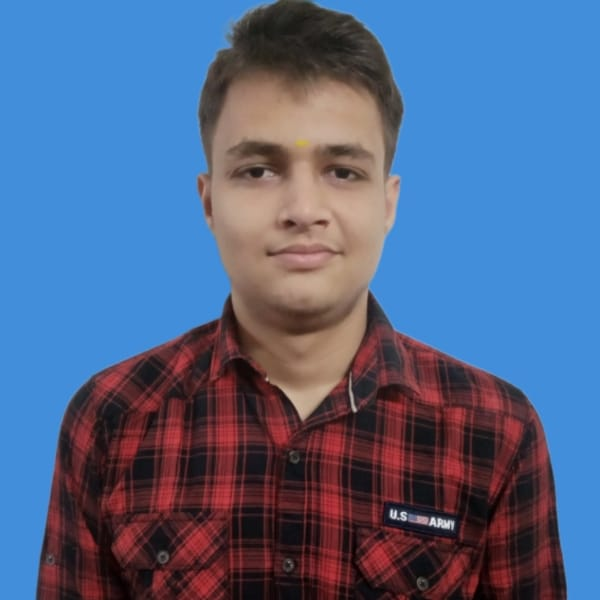
#> input picture data/train/real/real_000000.jpg, 600 x 600 px
$ python -i texture.py   (imports and definitions only)
#> lines starting #> are read from the running program, lines starting #| are printed output that depends on the picture
#> further down, picture is the input picture: PIL image 600x600 RGB; mean R, G, B 81.8, 101.1, 136.9
"""
TrueLens AI - Texture & Noise Pattern Analysis
Detects AI-generated images by analyzing noise distribution, texture smoothness,
color statistics, and edge coherence.

AI-generated images (especially from diffusion models like Gemini, DALL-E,
Stable Diffusion) have specific statistical fingerprints:
- Unnaturally smooth noise patterns
- Different color channel correlations
- Unusual edge coherence (too perfect or too noisy)
- Abnormal local variance distributions
"""

import numpy as np
from PIL import Image, ImageFilter
import io
import base64


class TextureAnalyzer:
    """
    Analyzes image texture and noise patterns to detect AI generation.

    AI-generated images differ from real photographs in several ways:
    1. Noise patterns: Real cameras produce sensor noise; AI images lack this
    2. Texture smoothness: AI images often have unnatural micro-texture
    3. Color statistics: AI images have different channel correlations
    4. Edge coherence: AI edges can be too smooth or show artifacts
    5. Local variance: Real images have natural variance distributions
    """

    def __init__(self):
        self.analysis_size = 512  # Higher res for texture analysis

    def analyze(self, image: Image.Image) -> dict:
        """
        Perform comprehensive texture and noise analysis.

        Args:
            image: PIL Image in RGB mode

        Returns:
            Dictionary with texture analysis results
        """
        if image.mode != 'RGB':
            image = image.convert('RGB')

        # Resize for consistent analysis
        img_resized = image.resize(
            (self.analysis_size, self.analysis_size),
            Image.LANCZOS
        )
        img_array = np.array(img_resized).astype(np.float64)

        # 1. Noise pattern analysis
        noise_result = self._analyze_noise_patterns(img_array)

        # 2. Texture smoothness
        smoothness_result = self._analyze_smoothness(img_array, img_resized)

        # 3. Color statistics
        color_result = self._analyze_color_statistics(img_array)

        # 4. Edge coherence
        edge_result = self._analyze_edge_coherence(img_resized)

        # 5. Local variance analysis
        variance_result = self._analyze_local_variance(img_array)

        # 6. Saturation analysis
        saturation_result = self._analyze_saturation(img_array)

        # Compute overall texture score
        texture_score = self._compute_texture_score(
            noise_result, smoothness_result, color_result,
            edge_result, variance_result, saturation_result
        )

        # Generate noise visualization
        noise_vis_b64 = self._generate_noise_visualization(img_array)

        # Analysis text
        analysis_text = self._generate_analysis_text(
            texture_score, noise_result, smoothness_result,
            color_result, saturation_result
        )

        return {
            "texture_score": round(texture_score, 4),
            "noise_level": round(noise_result["noise_level"], 4),
            "noise_uniformity": round(noise_result["noise_uniformity"], 4),
            "smoothness_index": round(smoothness_result["smoothness_index"], 4),
            "color_correlation": round(color_result["channel_correlation"], 4),
            "edge_coherence": round(edge_result["coherence_score"], 4),
            "variance_kurtosis": round(variance_result["kurtosis"], 4),
            "saturation_score": round(saturation_result["saturation_ai_score"], 4),
            "noise_image_b64": noise_vis_b64,
            "analysis_text": analysis_text
        }

    def _analyze_noise_patterns(self, img_array):
        """
        Analyze noise patterns in the image.
        Real camera images have characteristic sensor noise;
        AI images have unnaturally smooth or synthetic noise.
        """
        # Extract noise by subtracting the smoothed version
        # Use a simple 5x5 median-like approach via convolution
        from scipy.ndimage import uniform_filter, median_filter

        gray = 0.299 * img_array[:,:,0] + 0.587 * img_array[:,:,1] + 0.114 * img_array[:,:,2]
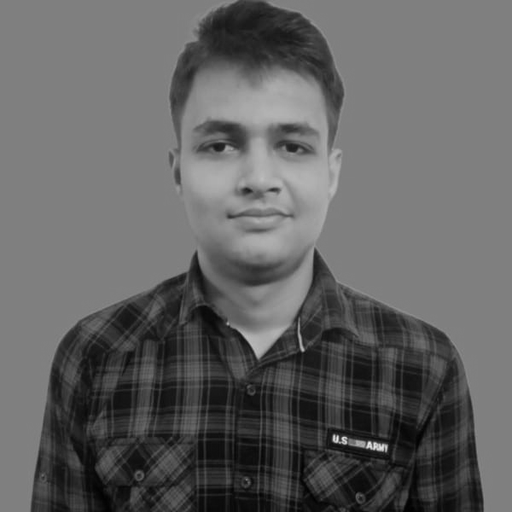
#> gray: shape (512, 512) float64; min 0.299, max 238.8, mean 99.4

        # Extract noise residual
        smoothed = uniform_filter(gray, size=5)
        noise = gray - smoothed
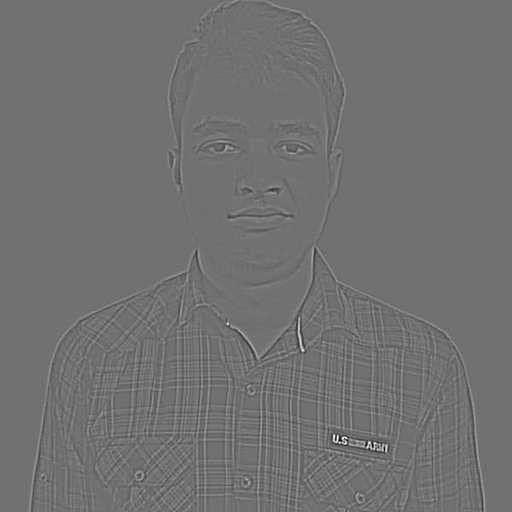
#> noise: shape (512, 512) float64; min -71.26, max 88.97, mean 0; drawn with min black and max white

        # Noise statistics
        noise_level = float(np.std(noise))
#> noise_level = 4.61
        noise_mean = float(np.mean(np.abs(noise)))
#> noise_mean = 2.21

        # Noise uniformity - divide image into blocks and check noise consistency
        h, w = noise.shape
        block_size = 32
        block_stds = []

        for y in range(0, h - block_size, block_size):
            for x in range(0, w - block_size, block_size):
                block = noise[y:y+block_size, x:x+block_size]
                block_stds.append(float(np.std(block)))
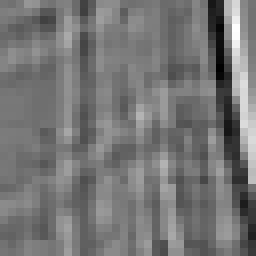
#> block: shape (32, 32) float64 (shown 8 times larger); min -28.08, max 31.84, mean -0.4; drawn with min black and max white
#> after the loop, block_stds = 225 values, max 18.5 at index 205, min 0 at index 0, mean 3.24

        if block_stds:
            noise_uniformity = 1.0 - min(1.0, float(np.std(block_stds)) / (float(np.mean(block_stds)) + 1e-8))
#> noise_uniformity = 0
        else:
            noise_uniformity = 0.5

        # Check for noise-free regions (AI images often have very clean areas)
        clean_blocks = sum(1 for s in block_stds if s < 1.0)
#> clean_blocks = 93
        clean_ratio = clean_blocks / (len(block_stds) + 1e-8)
#> clean_ratio = 0.413

        # Noise histogram entropy
        noise_clipped = np.clip(noise, -30, 30)
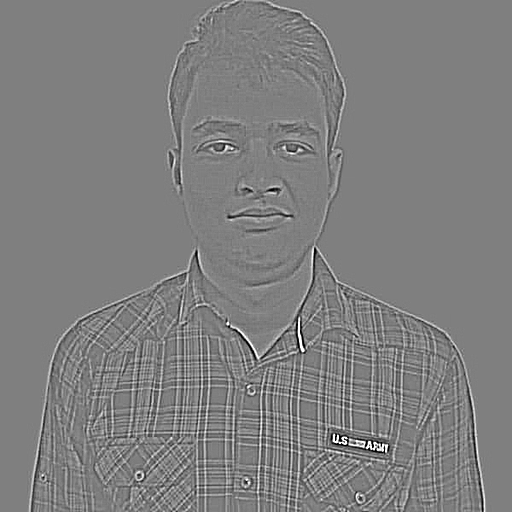
#> noise_clipped: shape (512, 512) float64; min -30, max 30, mean 0; drawn with min black and max white
        hist, _ = np.histogram(noise_clipped, bins=64)
#> hist = 64 values, max 117797 at index 31, min 19 at index 2, mean 4096
        hist = hist / (hist.sum() + 1e-8)
#> hist = 64 values, max 0.449 at index 31, min 7.25e-05 at index 2, mean 0.0156
        entropy = -np.sum(hist[hist > 0] * np.log2(hist[hist > 0]))
#> entropy = 3.31
#> in analyze, `noise_result = self._analyze_noise_patterns(img_array)`: noise_result = 6 items

        return {
            "noise_level": noise_level,
            "noise_mean": noise_mean,
            "noise_uniformity": noise_uniformity,
            "clean_ratio": clean_ratio,
            "noise_entropy": float(entropy),
            "noise_residual": noise
        }

    def _analyze_smoothness(self, img_array, img_pil):
        """
        Analyze texture smoothness.
        AI images tend to be unnaturally smooth in certain regions
        or have a specific kind of synthetic texture.
        """
        gray = 0.299 * img_array[:,:,0] + 0.587 * img_array[:,:,1] + 0.114 * img_array[:,:,2]

        # Laplacian variance (measure of overall sharpness/texture)
        from scipy.ndimage import laplace
        laplacian = laplace(gray)
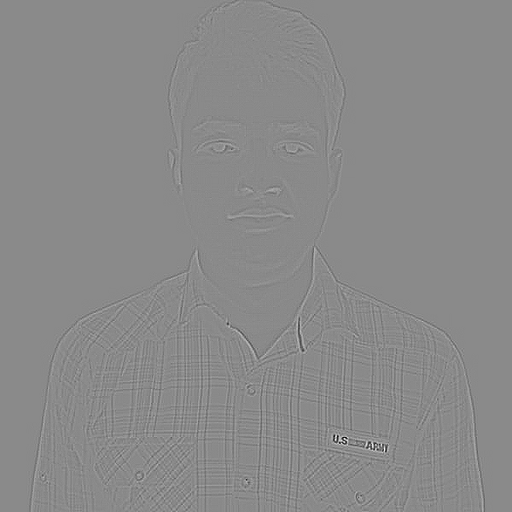
#> laplacian: shape (512, 512) float64; min -194.3, max 164.7, mean 0; drawn with min black and max white
        laplacian_var = float(np.var(laplacian))
#> laplacian_var = 67.18

        # Local gradient magnitude
        gy = np.diff(gray, axis=0)
        gx = np.diff(gray, axis=1)
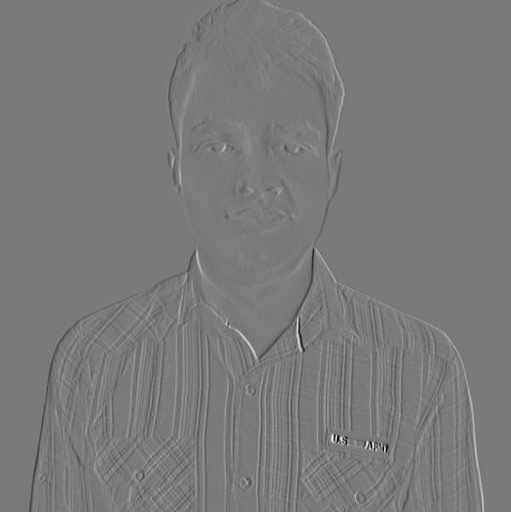
#> gx: shape (512, 511) float64; min -95.89, max 103.3, mean 0; drawn with min black and max white
        min_dim = min(gy.shape[0], gx.shape[0])
        min_dim_w = min(gy.shape[1], gx.shape[1])
#> (the rest of the program and of its run is left out)
